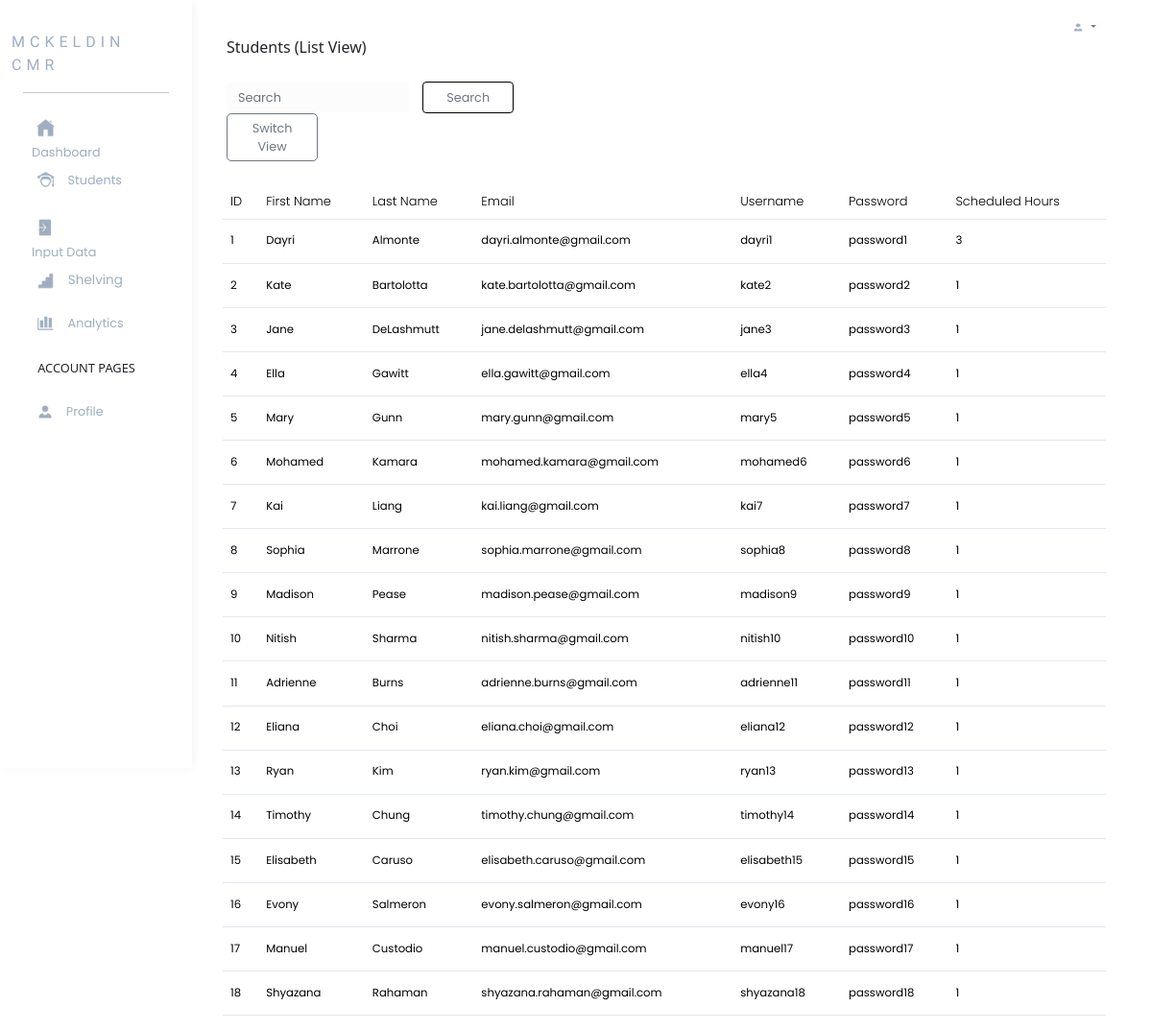
Screenshot of /supervisor-student-list-view with the database file from the repository.
### models.py (models this page shows, shortened)
class Student(db.Model):
    __tablename__ = 'STUDENT'
    student_id = db.Column(db.Integer, primary_key=True, autoincrement=True)
    student_fname = db.Column(db.VARCHAR(50), nullable=False)
    student_lname = db.Column(db.VARCHAR(50), nullable=False)
    student_email = db.Column(db.VARCHAR(100), nullable=False, unique=True)
    student_username = db.Column(db.VARCHAR(100), nullable=False, unique=True)
    student_password = db.Column(db.VARCHAR(30), nullable=False)
    student_hours = db.Column(db.Integer, nullable=False)

### app.py (the view, shortened to what this page needs)
@app.route('/supervisor-student-list-view')
def supervisor_student_list_view():
    students = Student.query.order_by(Student.student_id).all()
    search_query = request.args.get('search_query', '').lower()
    return render_template('supervisor-student-list-view.html', students=students)

### template/supervisor-student-list-view.html (shortened to what this page needs)
{%extends 'supervisor-navbar-base.html'%}
{%block child_content%}
<p>Students (List View)</p>
{%endblock%}
{%block page_content%}
<div class="container">
    <div class="row mt-2">
      <div class="supervisor-student-list-search">
        <form class="col-10 form-inline my-2 my-lg-0" id="search_form" action="{{ url_for('supervisor_student_overall_view') }}" method="get">
          <input class="form-control mr-sm-2" type="search" placeholder="Search" aria-label="Search" id="search_bar" name="search_query" value="{{ request.args.get('search_query', '') }}">
          <button class="btn btn-outline-success my-2 my-sm-0" type="submit" id="search_button">Search</button>
        </form>
      </div>
      <div class="supervisor-student-list-buttons">
        <a href="/supervisor-student-overall-view" id="switch_view_button">Switch View</a>
      </div>
    </div>
    <div class="row ps-2 pe-5 flex-grow-1">
                <table class="table mt-4 table-hover mytable" id="student_list_view_table">
                  <thead>
                    <tr>
                      <th scope="col">ID</th>
                      <th scope="col">First Name</th>
                      <th scope="col">Last Name</th>
                      <th scope="col">Email</th>
                      <th scope="col">Username</th>
                      <th scope="col">Password</th>
                      <th scope="col">Scheduled Hours</th>
                    </tr>
                  </thead>
                  <tbody>
                    {% for each_student in students %}
                    <tr class="clickable-row" id="student_overall_view_row" data-href="/supervisor-student">
                        <td class="student_overall_view_number">{{ each_student['student_id'] }}</td>
                        <td class="student_overall_view_number">{{ each_student['student_fname'] }}</td>
                        <td class="student_overall_view_number">{{ each_student['student_lname'] }}</td>
                        <td class="student_overall_view_number">{{ each_student['student_email'] }}</td>
                        <td class="student_overall_view_number">{{ each_student['student_username'] }}</td>
                        <td class="student_overall_view_number">{{ each_student['student_password'] }}</td>
                        <td class="student_overall_view_number">{{ each_student['student_hours'] }}</td>
                    </tr>
                    {% endfor %}
                </tbody>
                </table>
    </div>
</div>
{%endblock%}

### template/supervisor-navbar-base.html (shortened to what this page needs)
<!DOCTYPE html>
<html lang="en">
<head>
    <link href="https://cdn.jsdelivr.net/npm/bootstrap@5.0.2/dist/css/bootstrap.min.css" rel="stylesheet">
    <link rel="stylesheet" href="/static/css/supervisor.css">
</head>
<body>
    <div class="col-2 navbar-content p-4" id="navbar">
        <a href="/supervisor-dashboard" class="row justify-content-center" id="title">MCKELDIN CMR</a>
        <hr>
        <ul class="nav flex-column">
            <li class="navbar-li active">
                <a href="/supervisor-dashboard" class="image-container">
                    <img class="front" src="static/images/home-gray.png" alt="First Image">
                    <p class="navbar-item">Dashboard</p>
                </a>
            </li>
            <li class="navbar-li">
                <a class="image-container" href="/supervisor-student-overall-view">
                    <img class="front" src="static/images/student-gray.png" alt="First Image">
                    <p class="navbar-item">Students</p>
                </a>
            </li>
            <li class="navbar-li">
                <a class="image-container" href="/supervisor-input-data">
                    <img class="front" src="static/images/data-input-gray.png" alt="First Image">
                    <p class="navbar-item">Input Data</p>
                </a>
            </li>
            <li class="navbar-li">
                <div class="accordion" id="accordion-shelving">
                    <div class="accordion-item">
                        <h2 class="accordion-header">
                            <div class="image-container">
                                <button class="accordion-button collapsed navbar-item" type="button" data-bs-toggle="collapse" data-bs-target="#collapseTwo" aria-expanded="false" aria-controls="collapseTwo">
                                    <img class="front" src="static/images/floor-gray.png" alt="First Image">
                                    Shelving
                                </button>
                            </div>
                        </h2>
                    </div>
                </div>
            </li>
            <li class="navbar-li">
                <a class="image-container" href="/supervisor-analytics">
                    <img class="front" src="static/images/analytics-gray.png" alt="First Image">
                    <p class="navbar-item">Analytics</p>
                </a>
            </li>
        </ul>
        <p class="account-pages">ACCOUNT PAGES</p>
        <ul class="nav flex-column">
            <li class="navbar-li">
                <a class="image-container" href="">
                    <img class="front" src="static/images/profile-gray.png" alt="First Image">
                    <p class="navbar-item">Profile</p>
                </a>
            </li>
        </ul>
    </div>
    <div id="col page-content">
        <div class="row pt-2">
            <div class="dropdown">
                <button class="btn btn-secondary dropdown-toggle" id="account_button" type="button" data-bs-toggle="dropdown" aria-expanded="false">
                    <img src="static/images/profile-gray.png" alt="" id="account_icon">
                </button>
            </div>
        </div>
        <div class="row ps-4" id="page_title">
            {% block child_content %}
            {% endblock %}
        </div>
        <div class="row ps-4">
            {% block page_content %}
            {% endblock %}
        </div>
    </div>
</body>
</html>

### static/css/supervisor.css (style rules this page uses)
div#navbar { float: left; height: 100vh; }
#title { font-family: 'League Spartan'; letter-spacing: 5px; margin-top: 5%; margin-bottom: 10%; }
.nav.flex-column { list-style: none; font-family: 'Poppins'; padding: 0; }
a { color: #A0AEC0; text-decoration: none; vertical-align: middle; }
img.front, img.back { width: 30%; height: auto; padding: 5%; border-radius: 10px; margin-right: 5%; vertical-align: middle; }
img.front { display: inline-block; }
.image-container { display: inline-block; margin-top: 2%; margin-bottom: 2%; padding-top: 2%; padding-bottom: 2%; padding-left: 6%; padding-right: 30%; font-size: 80%; }
div#navbar { box-shadow: 2px 0px 10px rgb(244, 244, 244); }
.account-pages { font-weight: 500; font-size: 80%; margin-left: 10%; margin-top: 5%; }
.navbar-item { display: inline-block; vertical-align: middle; margin: 0; color: #A0AEC0; }
#accordion-shelving .accordion-button { border: none; width: 100%; padding: 0; font-size: 53%; }
#accordion-shelving .accordion-item { border: none; }
button#account_button { background-color: white; color: #708099; font-family: 'Poppins'; font-size: 80%; outline: none; border: none; padding: 0; width: 6%; float: right; margin-right: 3%; }
img#account_icon { width: 20%; height: auto; }
div.dropdown { float: right; margin-top: 1%; }
div#page_title { font-weight: 500; font-size: 100%; }
tbody, td, tfoot, thead, tr { border-style: none; color: #A0AEC0; font-family: 'Poppins'; font-size: 90%; }
th { border: none; color: black; font-weight: 300; }
input#search_bar { width: 20%; background-color: #FCFCFC; border: none; font-family: 'Poppins'; font-size: 80%; color: #707683; display: inline-block; margin-right: 1%; }
button#search_button { width: 10%; font-family: 'Poppins'; font-size: 80%; color: #707683; display: inline-block; border-color: black; display: inline-block; }
#switch_view_button { border-color: #707683; border-style: solid; border-width: thin; border-radius: 5px; padding-left: 1%; padding-right: 1%; padding-top: .5%; padding-bottom: .5%; color: #707683; background-color: white; width: 10%; font-size: 80%; display: inline-block; font-family: 'Poppins'; text-align: center; }
.mytable>tbody>tr>td { padding-top: 1.5%; padding-bottom: 1.5%; color: black; }
.student_overall_view_number { text-align: left; }
tr#student_overall_view_row { border-top-style: solid; border-top-width: thin; border-top-color: #E2E8F0; border-bottom-style: solid; border-bottom-width: thin; border-bottom-color: #E2E8F0; }
#search_form { width: 100%; padding:0; }

### rows the page displays
Student: student_id "1", student_fname "Dayri", student_lname "Almonte", student_email "dayri.almonte@gmail.com", student_username "dayri1", student_password "password1", student_hours "3"
Student: student_id "2", student_fname "Kate", student_lname "Bartolotta", student_email "kate.bartolotta@gmail.com", student_username "kate2", student_password "password2", student_hours "1"
Student: student_id "3", student_fname "Jane", student_lname "DeLashmutt", student_email "jane.delashmutt@gmail.com", student_username "jane3", student_password "password3", student_hours "1"
Student: student_id "4", student_fname "Ella", student_lname "Gawitt", student_email "ella.gawitt@gmail.com", student_username "ella4", student_password "password4", student_hours "1"
Student: student_id "5", student_fname "Mary", student_lname "Gunn", student_email "mary.gunn@gmail.com", student_username "mary5", student_password "password5", student_hours "1"
Student: student_id "6", student_fname "Mohamed", student_lname "Kamara", student_email "mohamed.kamara@gmail.com", student_username "mohamed6", student_password "password6", student_hours "1"
Student: student_id "7", student_fname "Kai", student_lname "Liang", student_email "kai.liang@gmail.com", student_username "kai7", student_password "password7", student_hours "1"
Student: student_id "8", student_fname "Sophia", student_lname "Marrone", student_email "sophia.marrone@gmail.com", student_username "sophia8", student_password "password8", student_hours "1"
Student: student_id "9", student_fname "Madison", student_lname "Pease", student_email "madison.pease@gmail.com", student_username "madison9", student_password "password9", student_hours "1"
Student: student_id "10", student_fname "Nitish", student_lname "Sharma", student_email "nitish.sharma@gmail.com", student_username "nitish10", student_password "password10", student_hours "1"
Student: student_id "11", student_fname "Adrienne", student_lname "Burns", student_email "adrienne.burns@gmail.com", student_username "adrienne11", student_password "password11", student_hours "1"
Student: student_id "12", student_fname "Eliana", student_lname "Choi", student_email "eliana.choi@gmail.com", student_username "eliana12", student_password "password12", student_hours "1"
Student: student_id "13", student_fname "Ryan", student_lname "Kim", student_email "ryan.kim@gmail.com", student_username "ryan13", student_password "password13", student_hours "1"
Student: student_id "14", student_fname "Timothy", student_lname "Chung", student_email "timothy.chung@gmail.com", student_username "timothy14", student_password "password14", student_hours "1"
Student: student_id "15", student_fname "Elisabeth", student_lname "Caruso", student_email "elisabeth.caruso@gmail.com", student_username "elisabeth15", student_password "password15", student_hours "1"
Student: student_id "16", student_fname "Evony", student_lname "Salmeron", student_email "evony.salmeron@gmail.com", student_username "evony16", student_password "password16", student_hours "1"
Student: student_id "17", student_fname "Manuel", student_lname "Custodio", student_email "manuel.custodio@gmail.com", student_username "manuel17", student_password "password17", student_hours "1"
Student: student_id "18", student_fname "Shyazana", student_lname "Rahaman", student_email "shyazana.rahaman@gmail.com", student_username "shyazana18", student_password "password18", student_hours "1"
